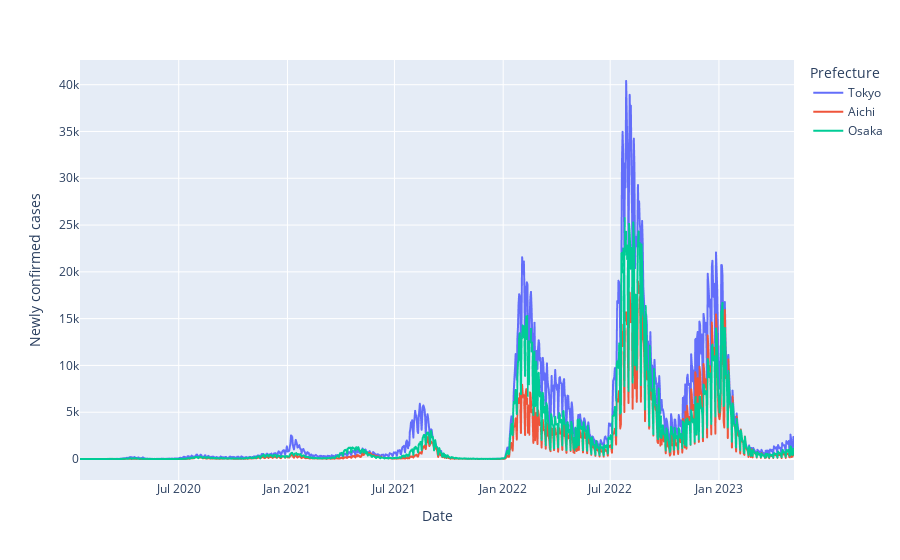

Notebook source saved alongside this figure:
### Markdown cell above
#### minimum
最低限構成で描画してもかなりサマになる。横幅を目いっぱい使うのがPlotly流。

### Code cell
import plotly.express as px
fig = px.line(data,
              x = "Date",
              y = "Newly confirmed cases",
              color= "Prefecture",
             )
fig.show()

### Figure 1 — Plotly figure (JSON) as saved in the notebook; plotly's stock layout.template omitted (floating-point values rounded to 4 significant figures; data arrays with more than 128 entries replaced by an {"elided": "..."} marker saying what was removed)
{"data": [{"hovertemplate": "Prefecture=Tokyo<br>Date=%{x}<br>Newly confirmed cases=%{y}<extra></extra>", "legendgroup": "Tokyo", "line": {"color": "#636efa", "dash": "solid"}, "marker": {"symbol": "circle"}, "mode": "lines", "name": "Tokyo", "showlegend": true, "type": "scattergl", "x": {"elided": "1209 str values"}, "xaxis": "x", "y": {"elided": "1209 int values"}, "yaxis": "y"}, {"hovertemplate": "Prefecture=Aichi<br>Date=%{x}<br>Newly confirmed cases=%{y}<extra></extra>", "legendgroup": "Aichi", "line": {"color": "#EF553B", "dash": "solid"}, "marker": {"symbol": "circle"}, "mode": "lines", "name": "Aichi", "showlegend": true, "type": "scattergl", "x": {"elided": "1209 str values"}, "xaxis": "x", "y": {"elided": "1209 int values"}, "yaxis": "y"}, {"hovertemplate": "Prefecture=Osaka<br>Date=%{x}<br>Newly confirmed cases=%{y}<extra></extra>", "legendgroup": "Osaka", "line": {"color": "#00cc96", "dash": "solid"}, "marker": {"symbol": "circle"}, "mode": "lines", "name": "Osaka", "showlegend": true, "type": "scattergl", "x": {"elided": "1209 str values"}, "xaxis": "x", "y": {"elided": "1209 int values"}, "yaxis": "y"}], "layout": {"legend": {"title": {"text": "Prefecture"}, "tracegroupgap": 0}, "margin": {"t": 60}, "xaxis": {"anchor": "y", "domain": [0, 1], "title": {"text": "Date"}}, "yaxis": {"anchor": "x", "domain": [0, 1], "title": {"text": "Newly confirmed cases"}}}}
